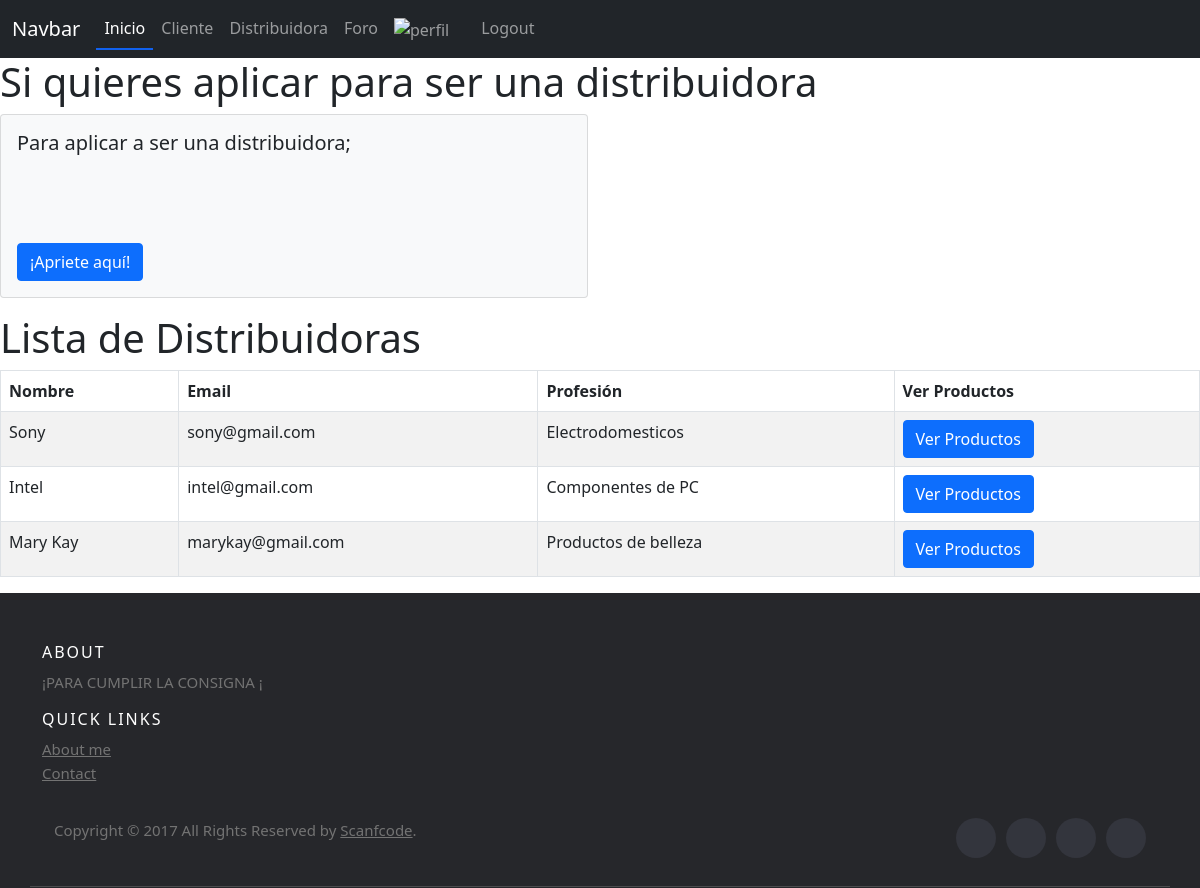
Screenshot of /Roel/distri/ with the database file from the repository.
### Roel/models.py (models this page shows, shortened)
class Distribuidora(models.Model): #distribuidora
    nombre = models.CharField(max_length=30)
    email = models.EmailField()
    profesion = models.CharField(max_length=30)

### Roel/views.py (the view)
# urls.py: path('distri/', distri, name="distri"),
def distri(request):
    avatar = getavatar(request)
    distribuidoras = Distribuidora.objects.all()
    return render(request, 'Roel/distribuidoras/distri.html', {"avatar": avatar, "distribuidoras": distribuidoras})

### Roel/templates/Roel/distribuidoras/distri.html (shortened to what this page needs)
{% extends "Roel/inicio.html" %}
{% load static %}
{% block contenidoQueCambia %}
    <h1>Si quieres aplicar para ser una distribuidora</h1>
    <div class="row">
        <div class="col-md-6">
            <div class="card bg-light mb-3">
                <div class="card-body">
                    <h5 class="card-title">Para aplicar a ser una distribuidora;</h5>
                    <form action="{% url 'setDistri' %}" method="post" class="form">
                        <input type="submit" value="¡Apriete aquí!" class="btn btn-primary">
                    </form>
                </div>
            </div>
        </div>
    </div>
    <h1>Lista de Distribuidoras</h1>
    <div class="table-responsive">
        <table class="table table-striped table-bordered">
            <thead>
                <tr>
                    <th>Nombre</th>
                    <th>Email</th>
                    <th>Profesión</th>
                    <th>Ver Productos</th>
                </tr>
            </thead>
            <tbody>
                {% for distribuidora in distribuidoras %}
                <tr>
                    <td>{{ distribuidora.nombre }}</td>
                    <td>{{ distribuidora.email }}</td>
                    <td>{{ distribuidora.profesion }}</td>
                    <td><a href="{% url 'productos_distribuidora' distribuidora.id %}" class="btn btn-primary">Ver Productos</a></td>
                </tr>
                {% endfor %}
            </tbody>
        </table>
    </div>
{% endblock %}

### Roel/static/Roel/css/Style.css (style rules this page uses)
body { margin: 0; padding: 0; width: 100%; }
form { padding-top: 80px; }
input { display: inline-block; padding-top: 20px; font-size: 14px; }

### rows the page displays
Distribuidora: nombre "Sony", email "sony@gmail.com", profesion "Electrodomesticos"
Distribuidora: nombre "Intel", email "intel@gmail.com", profesion "Componentes de PC"
Distribuidora: nombre "Mary Kay", email "marykay@gmail.com", profesion "Productos de belleza"
